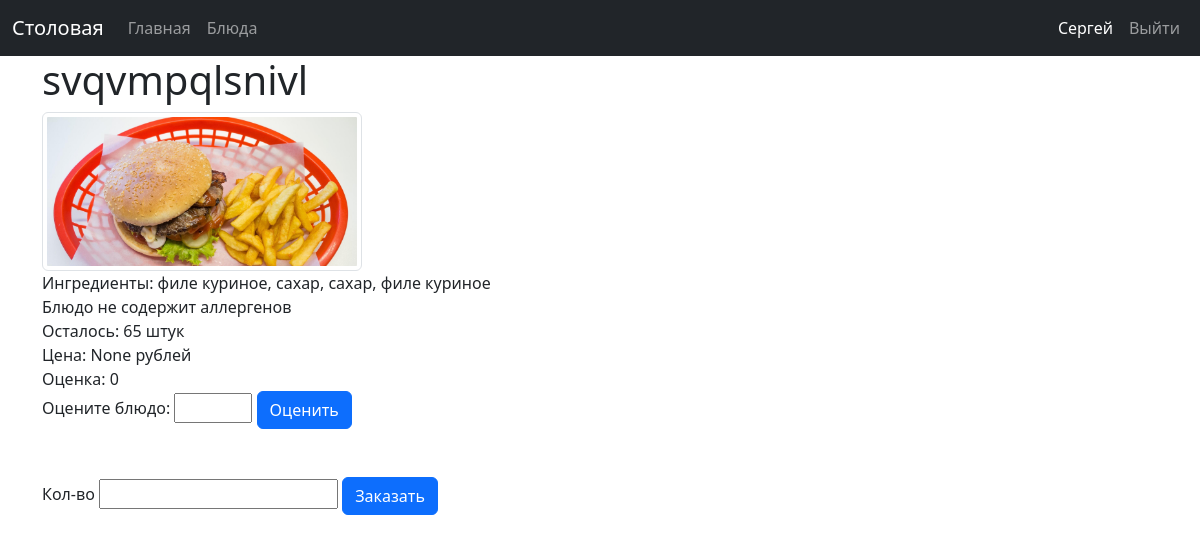
The app's page /menu/dish/1 (signed in), older data.
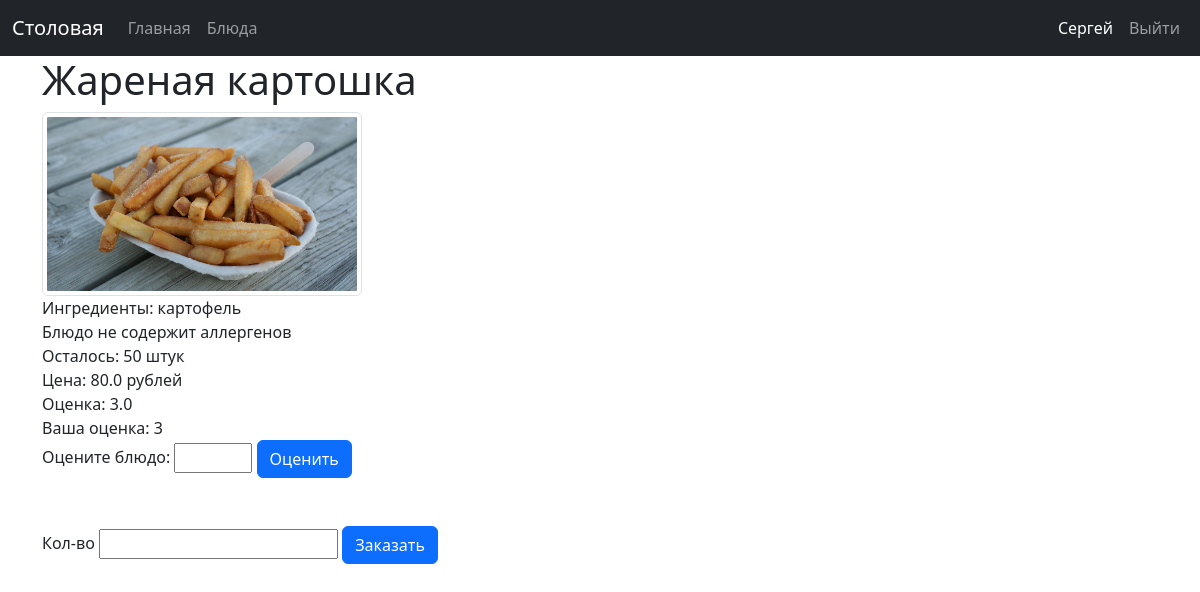
The same page, newer data.
### data/dishes.py (models this page shows)
class Dish(SqlAlchemyBase):
    __tablename__ = 'dishes'
    id = Column(Integer, primary_key=True, autoincrement=True)
    name = Column(String, nullable=True)
    price = Column(Float, nullable=True)
    quantity = Column(Integer, nullable=True)
    image = Column(String, nullable=True)
    description = Column(String, nullable=True)
    timesbought = Column(Integer, nullable=True)
    requests = relationship("Request")
    ingridients_log = relationship("IngridientLog")
    ratings_log = relationship("RatingLog")

### data/ingridients.py (models this page shows)
class Ingridient(SqlAlchemyBase):
    __tablename__ = 'ingridients'
    id = Column(Integer, primary_key=True, autoincrement=True)
    name = Column(String, nullable=True)
    ingridients_log = relationship("IngridientLog")
    prefs_log = relationship("PreferenceLog")

### server.py (the view)
@app.route('/menu/dish/<int:dish_id>', methods=['GET'])
@login_required
def dish(dish_id):
    db_sess = db_session.create_session()
    if db_sess.get(Role, current_user.id).role != "ученик":
        abort(403)
    db_dish = db_sess.get(Dish, dish_id)
    ingridients = []
    ingridient_logs = db_sess.query(IngridientLog).filter(IngridientLog.dish_id == db_dish.id).all()
    for log in ingridient_logs:
        ingridients.append(db_sess.query(Ingridient).filter(Ingridient.id == log.ingridient_id).first().name)
    prefs = db_sess.query(PreferenceLog).filter(PreferenceLog.student_id == current_user.id).filter(PreferenceLog.is_liked == True).all()
    prefs = [db_sess.get(Ingridient, x.ingridient).name for x in prefs]
    prefs = list(set(prefs) & set(ingridients))
    alers = db_sess.query(PreferenceLog).filter(PreferenceLog.student_id == current_user.id).filter(PreferenceLog.is_liked == False).all()
    alers = [db_sess.get(Ingridient, x.ingridient).name for x in alers]
    alers = list(set(alers) & set(ingridients))
    ratearr = db_sess.query(RatingLog).filter(RatingLog.dish_id == dish_id).all()
    userRate = db_sess.query(RatingLog).filter(RatingLog.dish_id == dish_id).filter(RatingLog.student_id == current_user.id).first()
    if userRate != None:
        userRate = userRate.rate
    if ratearr == []:
        rate = 0
    else:
        rate = sum([x.rate for x in ratearr]) / len(ratearr)
    return render_template("dish.html", dish=db_dish, ingridients=", ".join(ingridients), prefs=", ".join(prefs), alers=", ".join(alers), rate = rate, userRate=userRate)

### data/db_session.py (called while the page is built)
def create_session() -> Session:
    global __factory
    return __factory()

### server.py (called while the page is built)
@login_manager.user_loader
def load_user(user_id):
    db_sess = db_session.create_session()
    return db_sess.get(User, user_id)

@app.template_filter('get_role')
def role_filter(user):
    db_sess = db_session.create_session()
    role = db_sess.get(Role, user.role).role
    return role

### templates/dish.html (shortened to what this page needs)
{% extends "base.html" %}
{% block content %}
<div class="d-flex flex-column">
    <h1>{{dish.name}}</h1>
    <img src="/static/img/{{dish.image}}" class="img-thumbnail" style='max-width:20em; max-height:40em; width: auto; height: auto;' alt="Фото {{dish.image}}">
    <div>Ингредиенты: {{ ingridients }}</div>
    {% if prefs == "" and alers == "" %}
    <div>Блюдо не содержит аллергенов</div>
    {% elif alers != "" %}
    <div class="border border-danger border-3 rounded">Блюдо содержит аллергены: {{alers}}</div>
    {% elif prefs != "" %}
    <div class="border border-success border-3 rounded">Блюдо содержит любимые ингридиенты: {{prefs}}</div>
    {% endif %}
    <div>Осталось: {{dish.quantity}} штук</div>
    <div>Цена: {{dish.price}} рублей</div>
    <div>Оценка: {{rate}}</div>
    {% if userRate != None %}
    <div>Ваша оценка: {{userRate}}</div>
    {% endif %}
    <form method="POST" action="/menu/dish/{{ dish.id }}/rate">
        <label for="rating">
            Оцените блюдо:
            <input type="number" id="rating" name="rating" min="1", max="5"/>
            <button type="submit" class="btn btn-primary">Оценить</button>
        </label>
    </form>
    <form method="POST" action="/menu/dish/{{ dish.id }}/buy" class="mt-5">
        <label for="quantity">
            Кол-во
            <input type="number" id="quantity" name="quantity" min="1"/>
            {% if alers != "" %}
            <button type="submit" class="btn btn-primary" disabled>Заказать</button>
            {% else %}
            <button type="submit" class="btn btn-primary">Заказать</button>
            {% endif %}
        </label>
    </form>
    </div>
{% endblock %}

Row changes from the older to the newer data that the page shows:
changed Dish: name "svqvmpqlsnivl" → "Жареная картошка"; image: a different picture; quantity "65" → "50"; price "None" → "80.0"
added Ingridient: name "картофель"
Text that changed along with them:
{{ rate }}: "0" → "3.0"
{{ userRate }}: (not shown) → "3"
{{ ingridients }}: "филе куриное, сахар, сахар, филе куриное" → (not shown)
text now shown: "Ваша оценка:"
